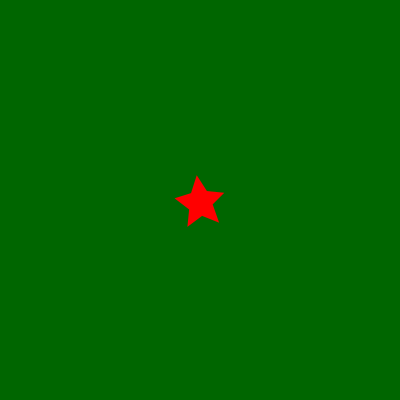
Frame 1 (no input)
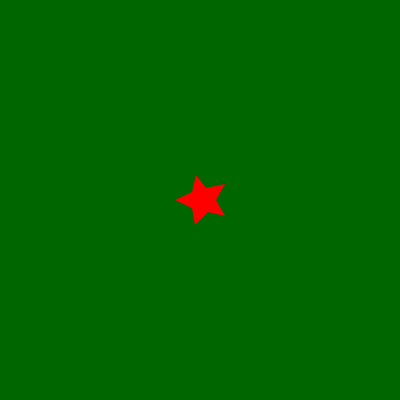
Frame 60 (the mouse pressed at the canvas centre just before this capture)
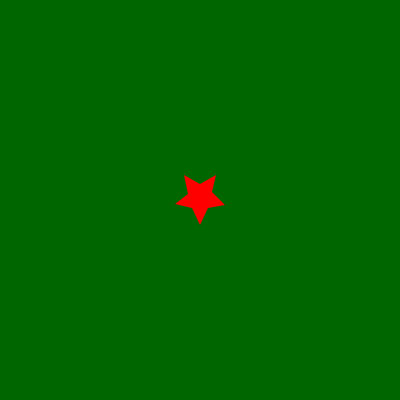
Frame 120 (the mouse held since frame 60 and released just before this capture)

The Processing sketch that drew these frames (run headless with seeded random() and noise(); from frame 60 on, the mouse is pressed at the canvas centre):

// Processing sketch: sketch_HA3_Practice
// ── sketch_HA3_Practice.pde
//this code was copied fom a website i used as a reference that way 
//i could learn how to use the star function 


float xpos; 
float ypos;
int sz;
float angle; 

void setup() {
  frameRate(12);
  size(400,400);
  smooth();
  xpos =0;
  ypos = 0;
  sz = width/8;
}

void draw() {
  background(0xFF006600);
  
  angle += PI/24;

  pushMatrix();
  translate(width/2,height/2);
  rotate(-angle);
  Star();
  popMatrix();
}

void Star() {

  fill(0xFFFF0000);
  noStroke();

  beginShape();
  vertex(xpos,ypos-sz/2);
  vertex(xpos+sz/6,ypos-sz/6);
  vertex(xpos+sz/2,ypos-sz/11);
  vertex(xpos +sz/4,ypos+sz/8);
  vertex(xpos+sz/3,ypos+sz/2);
  vertex(xpos,ypos+sz/3);
  vertex(xpos-sz/3,ypos+sz/2);
  vertex(xpos-sz/4,ypos+sz/6);
  vertex(xpos-sz/2,ypos-sz/9);
  vertex(xpos-sz/6,ypos-sz/6);
  endShape(CLOSE); 

}
 
